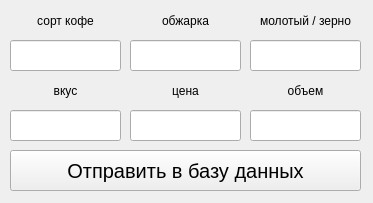
<?xml version="1.0" encoding="UTF-8"?>
<ui version="4.0">
 <class>Form</class>
 <widget class="QWidget" name="Form">
  <property name="geometry">
   <rect>
    <x>0</x>
    <y>0</y>
    <width>373</width>
    <height>203</height>
   </rect>
  </property>
  <property name="windowTitle">
   <string>Form</string>
  </property>
  <widget class="QLineEdit" name="lineEdit">
   <property name="geometry">
    <rect>
     <x>10</x>
     <y>40</y>
     <width>111</width>
     <height>31</height>
    </rect>
   </property>
  </widget>
  <widget class="QLabel" name="label">
   <property name="geometry">
    <rect>
     <x>10</x>
     <y>10</y>
     <width>111</width>
     <height>21</height>
    </rect>
   </property>
   <property name="autoFillBackground">
    <bool>true</bool>
   </property>
   <property name="text">
    <string>сорт кофе</string>
   </property>
   <property name="alignment">
    <set>Qt::AlignCenter</set>
   </property>
  </widget>
  <widget class="QLineEdit" name="lineEdit_2">
   <property name="geometry">
    <rect>
     <x>130</x>
     <y>40</y>
     <width>111</width>
     <height>31</height>
    </rect>
   </property>
  </widget>
  <widget class="QLabel" name="label_2">
   <property name="geometry">
    <rect>
     <x>130</x>
     <y>10</y>
     <width>111</width>
     <height>21</height>
    </rect>
   </property>
   <property name="autoFillBackground">
    <bool>true</bool>
   </property>
   <property name="text">
    <string>обжарка</string>
   </property>
   <property name="alignment">
    <set>Qt::AlignCenter</set>
   </property>
  </widget>
  <widget class="QLineEdit" name="lineEdit_3">
   <property name="geometry">
    <rect>
     <x>250</x>
     <y>40</y>
     <width>111</width>
     <height>31</height>
    </rect>
   </property>
   <property name="text">
    <string/>
   </property>
  </widget>
  <widget class="QLabel" name="label_3">
   <property name="geometry">
    <rect>
     <x>250</x>
     <y>10</y>
     <width>111</width>
     <height>21</height>
    </rect>
   </property>
   <property name="autoFillBackground">
    <bool>true</bool>
   </property>
   <property name="text">
    <string>молотый / зерно</string>
   </property>
   <property name="alignment">
    <set>Qt::AlignCenter</set>
   </property>
  </widget>
  <widget class="QLineEdit" name="lineEdit_4">
   <property name="geometry">
    <rect>
     <x>10</x>
     <y>110</y>
     <width>111</width>
     <height>31</height>
    </rect>
   </property>
  </widget>
  <widget class="QLineEdit" name="lineEdit_5">
   <property name="geometry">
    <rect>
     <x>250</x>
     <y>110</y>
     <width>111</width>
     <height>31</height>
    </rect>
   </property>
   <property name="text">
    <string/>
   </property>
  </widget>
  <widget class="QLabel" name="label_4">
   <property name="geometry">
    <rect>
     <x>10</x>
     <y>80</y>
     <width>111</width>
     <height>21</height>
    </rect>
   </property>
   <property name="autoFillBackground">
    <bool>true</bool>
   </property>
   <property name="text">
    <string>вкус</string>
   </property>
   <property name="alignment">
    <set>Qt::AlignCenter</set>
   </property>
  </widget>
  <widget class="QLineEdit" name="lineEdit_6">
   <property name="geometry">
    <rect>
     <x>130</x>
     <y>110</y>
     <width>111</width>
     <height>31</height>
    </rect>
   </property>
  </widget>
  <widget class="QLabel" name="label_5">
   <property name="geometry">
    <rect>
     <x>130</x>
     <y>80</y>
     <width>111</width>
     <height>21</height>
    </rect>
   </property>
   <property name="autoFillBackground">
    <bool>true</bool>
   </property>
   <property name="text">
    <string>цена</string>
   </property>
   <property name="alignment">
    <set>Qt::AlignCenter</set>
   </property>
  </widget>
  <widget class="QLabel" name="label_6">
   <property name="geometry">
    <rect>
     <x>250</x>
     <y>80</y>
     <width>111</width>
     <height>21</height>
    </rect>
   </property>
   <property name="autoFillBackground">
    <bool>true</bool>
   </property>
   <property name="text">
    <string>объем</string>
   </property>
   <property name="alignment">
    <set>Qt::AlignCenter</set>
   </property>
  </widget>
  <widget class="QPushButton" name="pushButton3">
   <property name="geometry">
    <rect>
     <x>10</x>
     <y>150</y>
     <width>351</width>
     <height>41</height>
    </rect>
   </property>
   <property name="font">
    <font>
     <pointsize>15</pointsize>
    </font>
   </property>
   <property name="text">
    <string>Отправить в базу данных</string>
   </property>
  </widget>
 </widget>
 <resources/>
 <connections/>
</ui>
